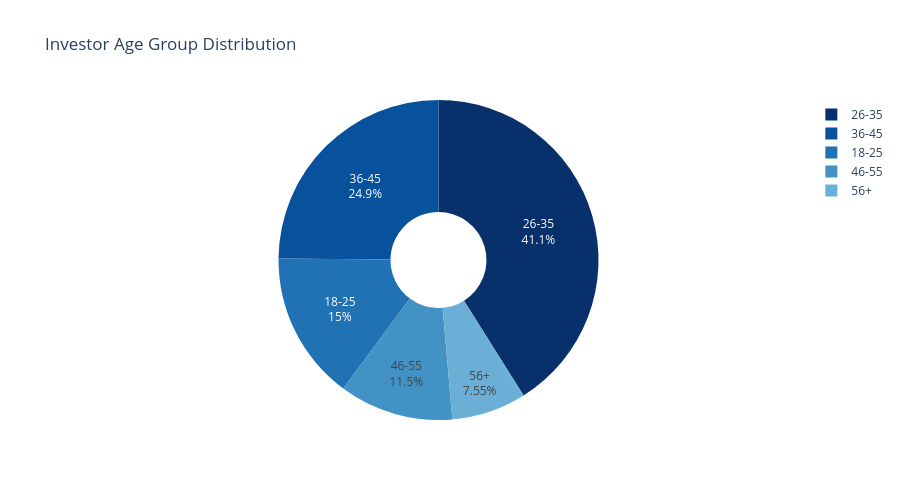

The code cell stored with this chart in its notebook:
### Markdown cell above
## EDA Finding 4 — Category Inflow Heatmap
Flexi Cap and Small Cap funds consistently attracted the highest 
net inflows across months, while Debt categories showed muted 
and seasonal inflow patterns.  
*Refer: chart_04_category_heatmap.png*

### Code cell
age_counts = txn_df["age_group"].value_counts().reset_index()
age_counts.columns = ["age_group", "count"]

fig_age = px.pie(
    age_counts,
    names="age_group",
    values="count",
    title="Investor Age Group Distribution",
    color_discrete_sequence=px.colors.sequential.Blues_r,
    hole=0.3
)
fig_age.update_traces(textposition="inside", textinfo="percent+label")
fig_age.update_layout(height=500)

fig_age.show()
fig_age.write_image(r"c:\Users\deepk\mf_analytics\charts\chart_05a_age_distribution.png", scale=2)

### Figure 1 — Plotly figure (JSON) as saved in the notebook; plotly's stock layout.template omitted (floating-point values rounded to 4 significant figures)
{"data": [{"domain": {"x": [0, 1], "y": [0, 1]}, "hole": 0.3, "hovertemplate": "age_group=%{label}<br>count=%{value}<extra></extra>", "labels": ["26-35", "36-45", "18-25", "46-55", "56+"], "legendgroup": "", "name": "", "showlegend": true, "textinfo": "percent+label", "textposition": "inside", "type": "pie", "values": [13463, 8146, 4916, 3779, 2474]}], "layout": {"height": 500, "legend": {"tracegroupgap": 0}, "piecolorway": ["rgb(8,48,107)", "rgb(8,81,156)", "rgb(33,113,181)", "rgb(66,146,198)", "rgb(107,174,214)", "rgb(158,202,225)", "rgb(198,219,239)", "rgb(222,235,247)", "rgb(247,251,255)"], "title": {"text": "Investor Age Group Distribution"}}}
